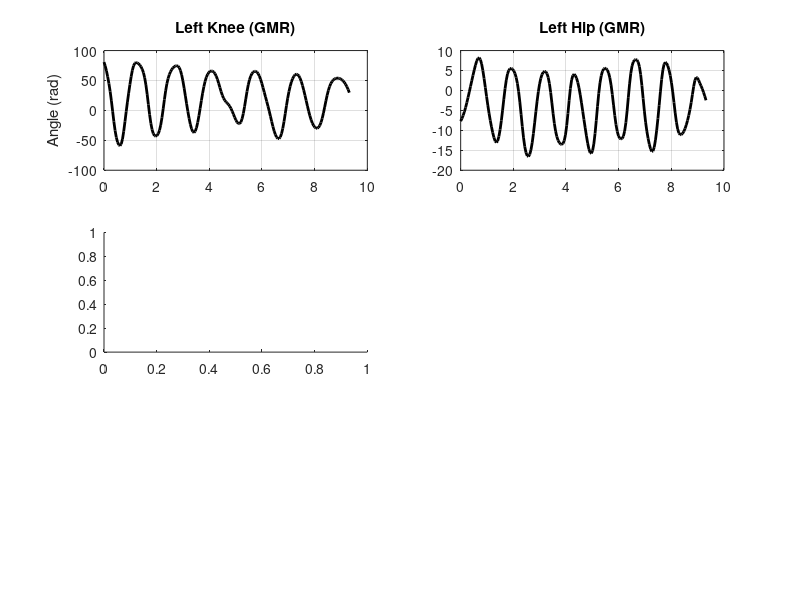

This chart was generated by the following MATLAB code: (Note: this script raises an error after producing the figure.)
clear; clc;

% === Load GMR for left leg ===
load('learnedHipTrajectory.mat', 'hipTrajectory', 'hipTime');
gmr_hip = hipTrajectory;
t_hip = hipTime;

load('learnedKneeTrajectory.mat', 'kneeTrajectory', 'kneeTime');
gmr_knee = kneeTrajectory;
t_knee = kneeTime;

% === Load symmetry results ===
load('symmetricHipResults.mat', ...
    'theta_right_hip_ideal', 'theta_right_hip_nonideal');

load('symmetricKneeFromGMR.mat', ...
    'theta_right_knee_ideal', 'theta_right_knee_nonideal');

% === Create figure with correct subplot layout ===
figure('Name','Leg Joint Trajectories (GMR + Symmetry)','Position',[100 100 1000 600]);

% === Row 1: Left side ===
subplot(3,2,1); % Left Knee (GMR)
plot(t_knee, gmr_knee, 'k', 'LineWidth', 2);
title('Left Knee (GMR)');
ylabel('Angle (rad)');
grid on;

subplot(3,2,2); % Left Hip (GMR)
plot(t_hip, gmr_hip, 'k', 'LineWidth', 2);
title('Left Hip (GMR)');
grid on;

% === Row 2: Ideal symmetry ===
subplot(3,2,3); % Right Knee (Ideal)
plot(t_knee, theta_right_knee_ideal, 'b', 'LineWidth', 2);
title('Right Knee (Ideal Symmetry)');
ylabel('Angle (rad)');
grid on;

subplot(3,2,4); % Right Hip (Ideal)
plot(t_hip, theta_right_hip_ideal, 'b', 'LineWidth', 2);
title('Right Hip (Ideal Symmetry)');
grid on;

% === Row 3: Non-Ideal symmetry ===
subplot(3,2,5); % Right Knee (Non-Ideal)
plot(t_knee, theta_right_knee_nonideal, 'r', 'LineWidth', 2);
title('Right Knee (Non-Ideal Symmetry)');
ylabel('Angle (rad)');
xlabel('Time (s)');
grid on;

subplot(3,2,6); % Right Hip (Non-Ideal)
plot(t_hip, theta_right_hip_nonideal, 'r', 'LineWidth', 2);
title('Right Hip (Non-Ideal Symmetry)');
xlabel('Time (s)');
grid on;

% Global title
sgtitle('GMR & Symmetry-Based Trajectories: Knee vs. Hip');

disp('✅ Plot generated with correct knee/hip layout.');
